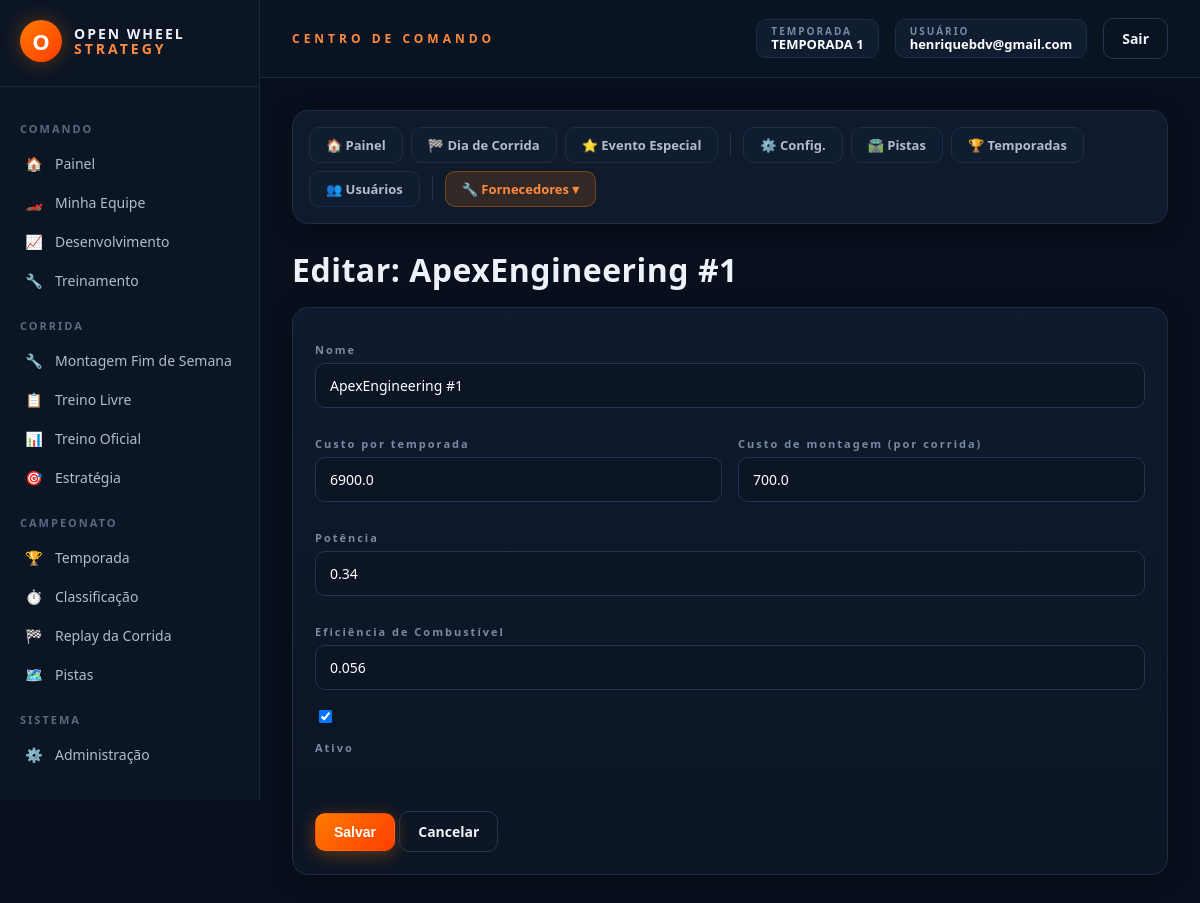
Page /admin/fornecedores/motor/1/editar (signed in) on the earlier database version.
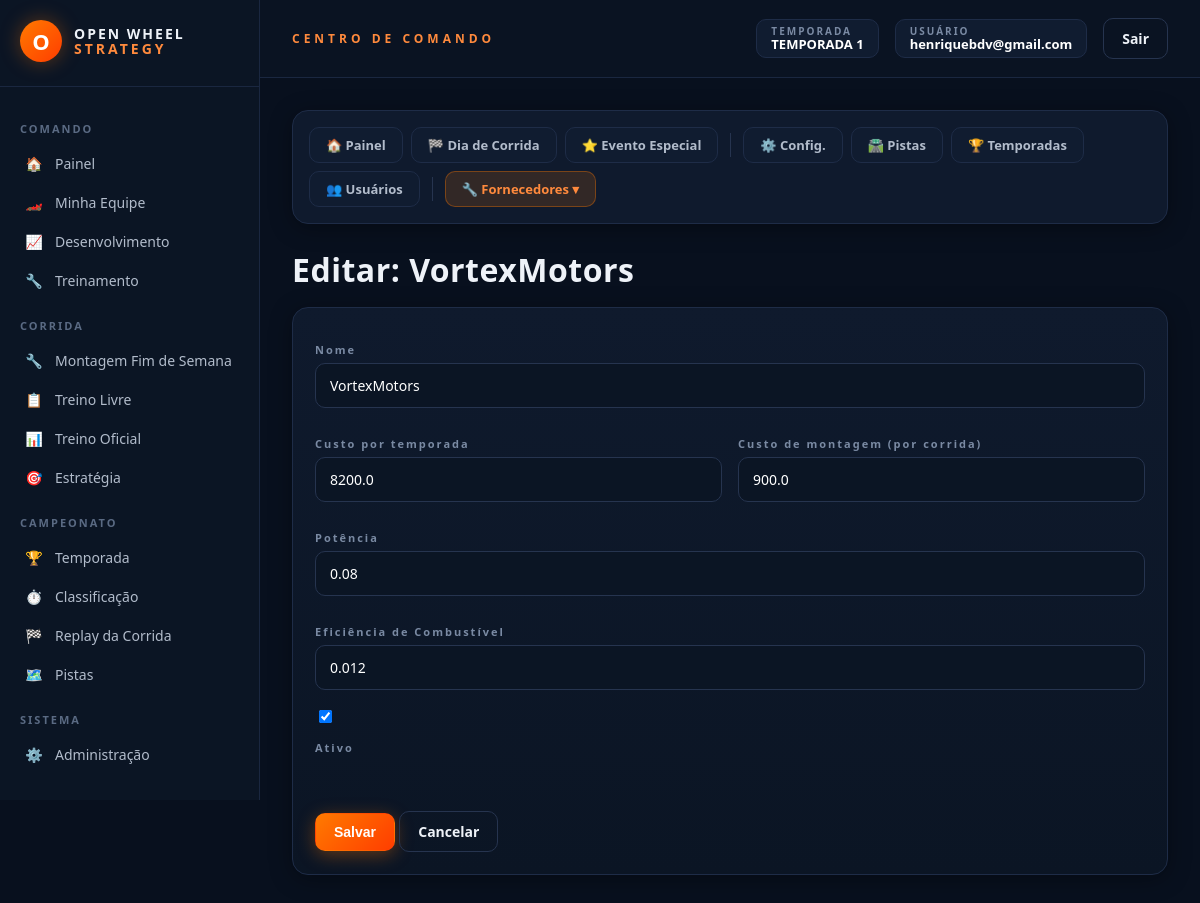
Same page on the later database version.
### models.py (models this page shows)
class FornecedorMotor(db.Model):
    __tablename__ = "fornecedores_motor"
    id = db.Column(db.Integer, primary_key=True)
    nome = db.Column(db.String(100), nullable=False)
    nivel = db.Column(db.Integer, default=1)
    custo_temporada = db.Column(db.Float, default=0.0)
    custo_montagem = db.Column(db.Float, default=0.0)
    ativo = db.Column(db.Boolean, default=True)
    potencia = db.Column(db.Float, default=0.0)
    eficiencia_combustivel = db.Column(db.Float, default=0.0)

### rotas/admin.py (the view, shortened to what this page needs)
    @app.route("/admin/fornecedores/<categoria>/<int:item_id>/editar", methods=["GET", "POST"])
    @admin_requerido
    def admin_fornecedor_editar(categoria, item_id):
        cfg = FORNECEDORES_CONFIG[categoria]
        Model = cfg["model"]
        item = Model.query.get_or_404(item_id)
        return render_template("admin_fornecedor_editar.html", categoria=categoria, cfg=cfg, item=item,
                               categorias_pista=CATEGORIAS_PISTA, categorias_chuva=CATEGORIAS_CHUVA,
                               categoria_fornecedor_atual=categoria)

### app.py (called while the page is built)
def _registrar_contexto(app):
    @app.context_processor
    def injetar_globais():
        usuario_id = session.get("usuario_id")
        usuario = Usuario.query.get(usuario_id) if usuario_id else None
        return {
            "usuario_logado": usuario,
            "categorias_fornecedor": FORNECEDORES_CONFIG,
            "temporada_ativa": Temporada.ativa_atual(),
        }

### extensoes.py (called while the page is built)
def admin_requerido(view_func):
    @functools.wraps(view_func)
    def wrapper(*args, **kwargs):
        from models import Usuario
        usuario_id = session.get("usuario_id")
        if not usuario_id:
            return redirect(url_for("login"))
        usuario = Usuario.query.get(usuario_id)
        if not usuario or not usuario.eh_admin:
            return render_template("acesso_negado.html"), 403
        return view_func(*args, **kwargs)
    return wrapper

### models_temporada.py (called while the page is built)
    @classmethod
    def ativa_atual(cls):
        try:
            return cls.query.filter_by(ativa=True).first()
        except (OperationalError, ProgrammingError, NoSuchTableError):
            return None

### templates/admin_fornecedor_editar.html
{% extends "admin_base.html" %}
{% set secao_admin = 'fornecedores' %}
{% block admin_content %}
<h1 class="ows-mb-md">Editar: {{ item.nome }}</h1>
<div class="ows-card">
    <form method="POST" class="ows-form">
        <div class="ows-mb-md">
            <label class="ows-label" for="nome">Nome</label>
            <input class="ows-input" id="nome" type="text" name="nome" value="{{ item.nome }}" required>
        </div>
        <div class="ows-grid-2 ows-mb-md">
            <div>
                <label class="ows-label" for="custo_temporada">Custo por temporada</label>
                <input class="ows-input" id="custo_temporada" type="number" name="custo_temporada" step="1000" value="{{ item.custo_temporada }}" required>
            </div>
            <div>
                <label class="ows-label" for="custo_montagem">Custo de montagem (por corrida)</label>
                <input class="ows-input" id="custo_montagem" type="number" name="custo_montagem" step="100" value="{{ item.custo_montagem }}" required>
            </div>
        </div>
        {% for campo in cfg.campos %}
        <div class="ows-mb-md">
            <label class="ows-label" for="{{ campo.nome }}">{{ campo.label }}</label>
            {% if campo.tipo == 'string' %}
                {% if campo.nome in ['categoria_pista'] %}
                <select class="ows-select" id="{{ campo.nome }}" name="{{ campo.nome }}">
                    {% for categoria in categorias_pista %}<option value="{{ categoria }}" {% if (item | attr(campo.nome)) == categoria %}selected{% endif %}>{{ categoria }}</option>{% endfor %}
                </select>
                {% elif campo.nome in ['categoria_chuva'] %}
                <select class="ows-select" id="{{ campo.nome }}" name="{{ campo.nome }}">
                    {% for categoria in categorias_chuva %}<option value="{{ categoria }}" {% if (item | attr(campo.nome)) == categoria %}selected{% endif %}>{{ categoria }}</option>{% endfor %}
                </select>
                {% else %}
                <input class="ows-input" id="{{ campo.nome }}" type="text" name="{{ campo.nome }}" value="{{ item | attr(campo.nome) }}">
                {% endif %}
            {% else %}
            <input class="ows-input" id="{{ campo.nome }}" type="number" step="0.001" name="{{ campo.nome }}" value="{{ item | attr(campo.nome) }}">
            {% endif %}
        </div>
        {% endfor %}
        <div class="ows-mb-md">
            <input id="ativo" type="checkbox" name="ativo" {% if item.ativo %}checked{% endif %}>
            <label for="ativo">Ativo</label>
        </div>
        <div class="ows-mt-md">
            <button type="submit" class="ows-btn ows-btn-primary">Salvar</button>
            <a href="{{ url_for('admin_fornecedores', categoria=categoria) }}" class="ows-btn ows-btn-ghost">Cancelar</a>
        </div>
    </form>
</div>
{% endblock %}

Differences in the rows shown:
changed FornecedorMotor: nome "ApexEngineering #1" → "VortexMotors"; custo_temporada "6900.0" → "8200.0"; custo_montagem "700.0" → "900.0"; potencia "0.34" → "0.08"; eficiencia_combustivel "0.056" → "0.012"
